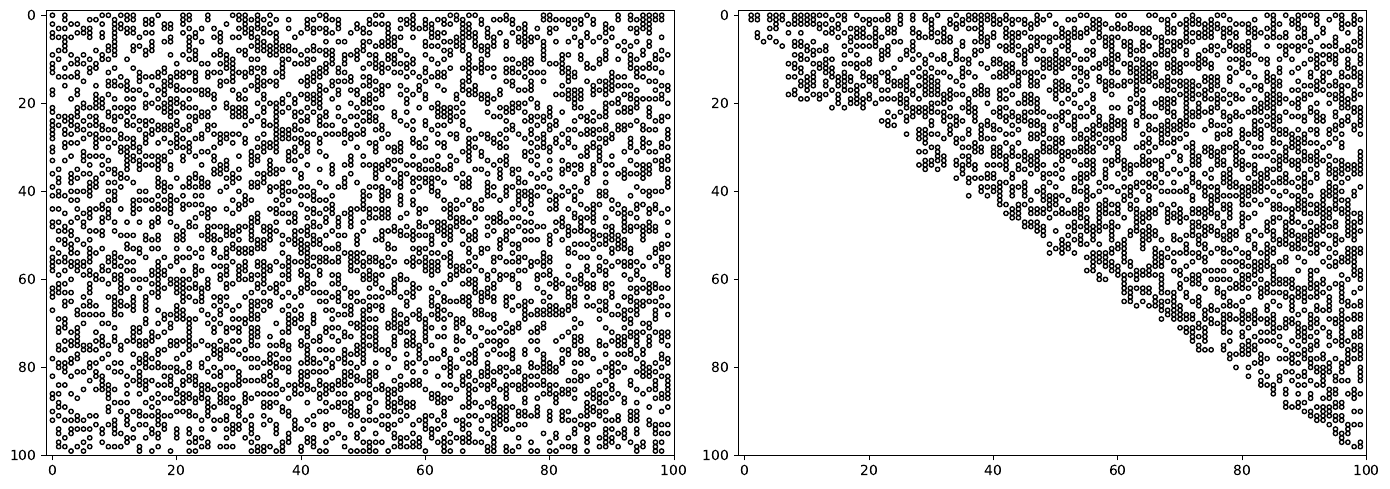

Source code (Python):
#!/usr/bin/env python3

import numpy as np
import matplotlib.pyplot as plt

def my_spy(ax,A,marker='o'):
    n,m = np.shape(A)
    x = []
    y = []
    for i in range(n):
        for j in range(m):
            if A[j,i] < 1.0e-10:
                continue
            else:
                x.append(i)
                y.append(j)

    ax.scatter(x,y,color='k',marker='o',facecolor='none',s=10)
    ax.set_ylim(n,-1)
    ax.set_xlim(-1,n)


nrows=1;ncols=2
fig,ax = plt.subplots(nrows=nrows,ncols=ncols,figsize=(7*ncols,5*nrows))

n = 100
A = np.random.randint(-5,5,(n,n))

my_spy(ax[0],A)

N = 1000
for i in range(N):
    Q,R = np.linalg.qr(A,mode='complete')
    A = R@Q

my_spy(ax[1],A)

fig.tight_layout()
fig.savefig('prob4.pdf',bbox_inches='tight')
